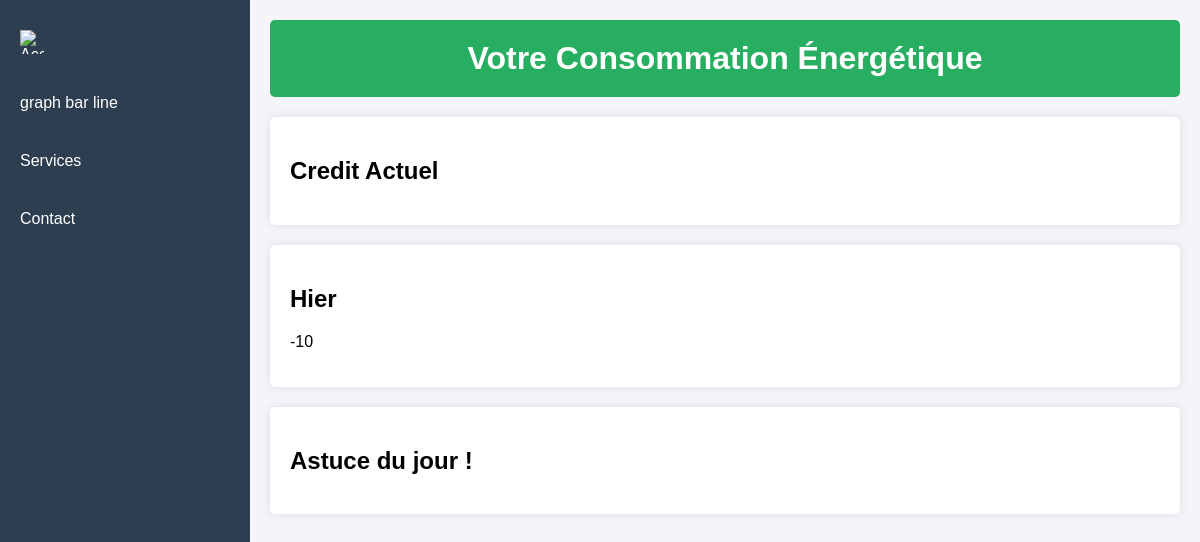
Before: / with the older database file.
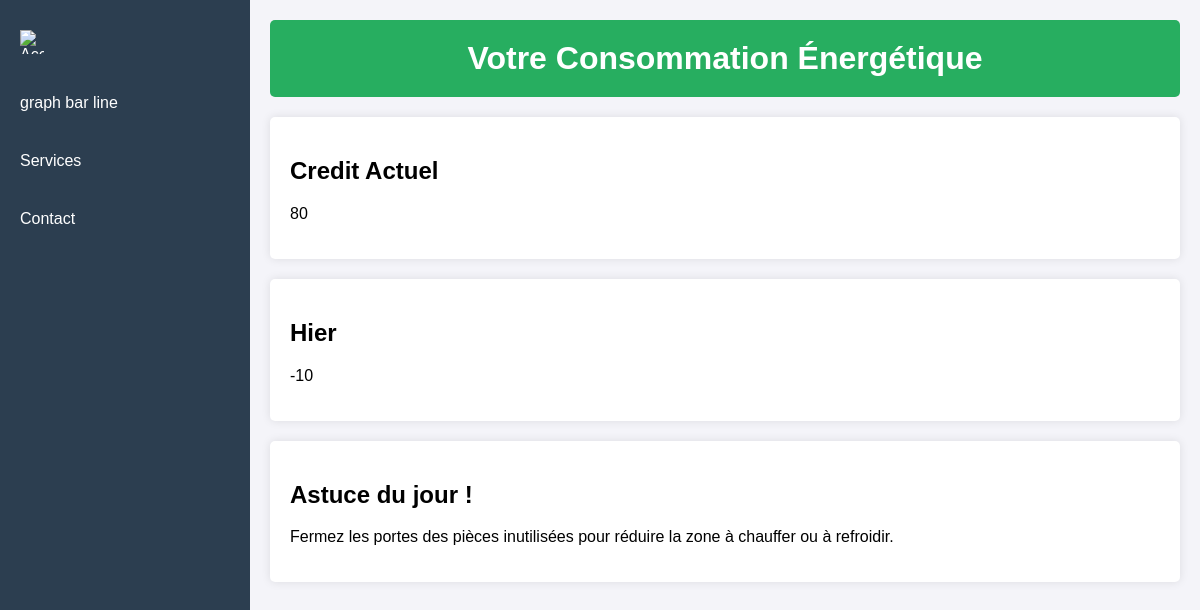
After: the same page with the newer database file.
### tables this page shows
CREATE TABLE IF NOT EXISTS `electricity_saving_tips` (
  `id` int(11) NOT NULL AUTO_INCREMENT,
  `tip` text NOT NULL,
  PRIMARY KEY (`id`)
);

### function/credit.php (called while the page is built, shortened)
<?php
function get_credit(){
    require("connexion.php");
    $AllCharacter=array();
    $query = "SELECT * FROM `credit` WHERE 1;";
    $getChar=mysqli_query($connexion, $query);
    while ($Char=mysqli_fetch_assoc($getChar)){
      array_push($AllCharacter, $Char);
    };
    return $AllCharacter;
}
function get_dif_of_today(){
    require("connexion.php");
    $AllCharacter=array();
    $query = "SELECT DATE_SUB(CURDATE(), INTERVAL 1 DAY) AS Date,
                SUM(Predictions) AS TotalPredictions,
                SUM(Actuals) AS TotalActuals,
                SUM(Predictions) - SUM(Actuals) AS Difference
                FROM energy_data
                WHERE DATE(Temps) = DATE_SUB(CURDATE(), INTERVAL 1 DAY);";
    $getChar=mysqli_query($connexion, $query);
    while ($Char=mysqli_fetch_assoc($getChar)){
      array_push($AllCharacter, $Char);
    };
    return $AllCharacter;
}
function update_credit($nbcredit, $dif_hier, $yesterday){
    if ($dif_hier>=10){
        $nbcredit += 10;
    } elseif ($dif_hier >= 0 && $dif_hier <10) {
        $nbcredit += 5;
    } elseif ($dif_hier < 0 && $dif_hier > -10) {
        $nbcredit -= 5;
    } else{
        $nbcredit -= 10;
    }
}
?>

### function/tip.php (called while the page is built)
<?php
function get_random_tip(){
    require("connexion.php");
    $query = "SELECT * FROM electricity_saving_tips
                ORDER BY RAND()
                LIMIT 1;";
    $AllCharacter=array();
    $getChar=mysqli_query($connexion, $query);
    while ($Char=mysqli_fetch_assoc($getChar)){
      array_push($AllCharacter, $Char);
    };
    return $AllCharacter;
}
?>

### index.php (the view, shortened to what this page needs)
<?php
include ("function/credit.php");
include ("function/tip.php");
$credits = get_credit();
$random_tip = get_random_tip();
$le_random_tip = $random_tip[0]['tip'];
if (!isset($_SESSION['tip_of_day'])){
    $le_tip_of_day = $le_random_tip;
} else {
    $le_tip_of_day = $_SESSION['tip_of_day'];
}
foreach ($credits as $credit){
    $nbcredit = $credit['nb_credit'];
}
$getdif_Hier = get_dif_of_today();
foreach ($getdif_Hier as $hier) {
    $dif_hier = $hier['Difference'];
}
if ($dif_hier>=10){
    $difcredit = 10;
} elseif ($dif_hier >= 0 && $dif_hier <10) {
    $difcredit = 5;
} elseif ($dif_hier < 0 && $dif_hier > -10) {
    $difcredit = - 5;
} else{
    $difcredit = - 10;
}
include ("header.php");
?>
<div class="main-content">
            <header>
                <h1>Votre Consommation Énergétique</h1>
            </header>
            <main>
                <section id="home">
                    <h2>Credit Actuel</h2>
                    <p><?=$nbcredit?></p>
                </section>
                <section id="about">
                    <h2>Hier </h2>
                    <p><?=$difcredit?></p>
                </section>
                <section id="services">
                    <h2>Astuce du jour !</h2>
                    <p><?=$le_tip_of_day?></p>
                </section>
            </main>
        </div>
    </div>
</body>
</html>

### header.php (shortened to what this page needs)
<!DOCTYPE html>
<html lang="fr">
<head>
    <link rel="stylesheet" href="styles/header.css">
    <link rel="stylesheet" href="styles/styles.css">
    <link rel="stylesheet" href="styles/general.css">
</head>
<body>
    <div class="container">
        <nav class="sidebar">
            <ul>
                <li><a href="."><img src="home-icon.png" alt="Accueil" class="icon"></a></li>
                <li><a href="vue_graph_bar_line.php?type=heure">graph bar line</a></li>
                <li><a href="#services">Services</a></li>
                <li><a href="#contact">Contact</a></li>
            </ul>
        </nav>

### styles/header.css (style rules this page uses)
body { font-family: Arial, sans-serif; margin: 0; padding: 0; background-color: #f4f4f9; display: flex; }
.container { display: flex; width: 100%; }
.sidebar { width: 250px; background-color: #2c3e50; color: #fff; height: 100vh; position: fixed; padding-top: 20px; }
.sidebar ul { list-style: none; padding: 0; margin: 0; }
.sidebar ul li { margin-bottom: 20px; }
.sidebar ul li a { color: #fff; text-decoration: none; display: flex; align-items: center; padding: 10px 20px; transition: background 0.3s ease; }
.sidebar ul li a .icon { width: 24px; height: 24px; margin-right: 10px; }
.main-content { margin-left: 250px; padding: 20px; width: calc(100% - 250px); }
header { background-color: #27ae60; color: #fff; padding: 20px; text-align: center; margin-bottom: 20px; border-radius: 5px; }
header h1 { margin: 0; }
section { background: #fff; padding: 20px; margin-bottom: 20px; border-radius: 5px; box-shadow: 0 0 10px rgba(0, 0, 0, 0.1); }

Changed rows visible on the page:
added electricity_saving_tips: tip "Fermez les portes des pièces inutilisées pour réduire la zone à chauffer ou à refroidir."
Other visible differences:
$nbcredit: (not shown) → "80"
